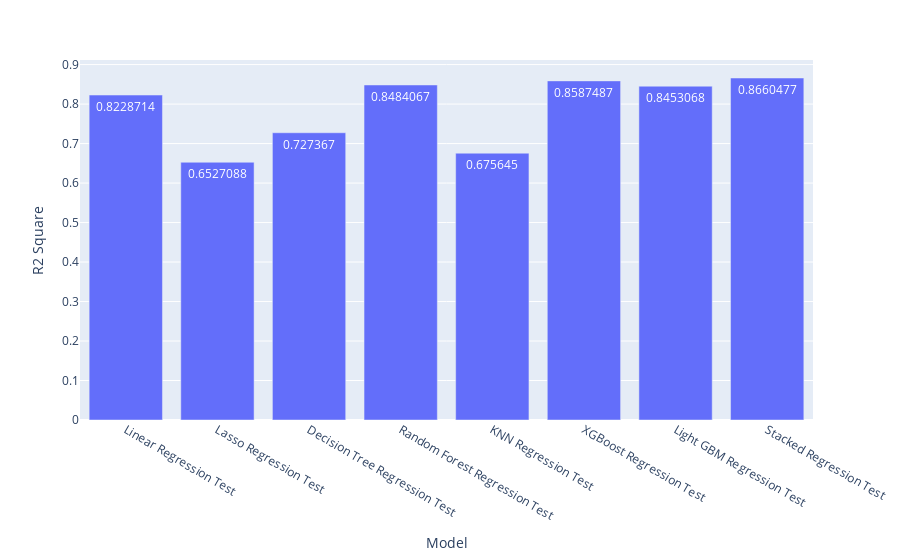

Write notebook code for a chart like this one.
### Code cell
import plotly.express as px
fig = px.bar(results_test_df, x='Model', y='R2 Square',text_auto=True)
fig.show()

### Figure 1 — Plotly figure (JSON) as saved in the notebook; plotly's stock layout.template omitted (floating-point values rounded to 4 significant figures)
{"data": [{"alignmentgroup": "True", "hovertemplate": "Model=%{x}<br>R2 Square=%{y}<extra></extra>", "legendgroup": "", "marker": {"color": "#636efa", "pattern": {"shape": ""}}, "name": "", "offsetgroup": "", "orientation": "v", "showlegend": false, "textposition": "auto", "texttemplate": "%{y}", "type": "bar", "x": ["Linear Regression Test", "Lasso Regression Test", "Decision Tree Regression Test", "Random Forest Regression Test", "KNN Regression Test", "XGBoost Regression Test", "Light GBM Regression Test", "Stacked Regression Test"], "xaxis": "x", "y": [0.8229, 0.6527, 0.7274, 0.8484, 0.6756, 0.8587, 0.8453, 0.866], "yaxis": "y"}], "layout": {"barmode": "relative", "legend": {"tracegroupgap": 0}, "margin": {"t": 60}, "xaxis": {"anchor": "y", "domain": [0, 1], "title": {"text": "Model"}}, "yaxis": {"anchor": "x", "domain": [0, 1], "title": {"text": "R2 Square"}}}}
